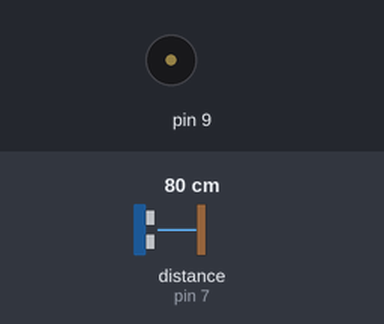
A sketch run on a simulated Arduino Uno, built with avr-gcc and run on an emulated ATmega328P. Shown: buzzer (waves = sounding). Wiring (inferred from the names in the program): ultrasonic range finder: trigger pin 8; echo pin 7. The inputs (shaded band) are chosen by the test bench; at power-on: distance to the obstacle (sensor on pin 7) 80 cm. The echo pulse lasts 58.3 µs per cm; what the sketch prints to the serial monitor is not drawn.

Above: at 2.1 s.
At 5.1 s:
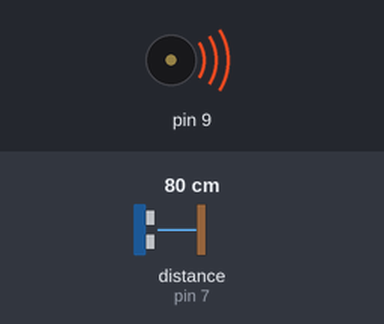
Timing chart, 0 to 8.5 s (numbered marks = the images above):
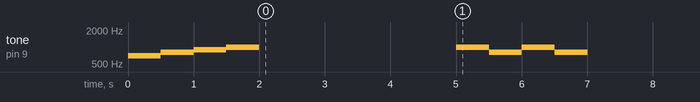

The sketch:

TrapForMonsters.ino
```cpp
// -------------------------------------------------
// Trap for Monsters
// Ulrix Creation © 2016
// Version: 1.4.12
// 2016-10-13
// -------------------------------------------------

#define Trig 8
#define Echo 7

unsigned int impulseTime=0;
unsigned int distance_sm1=0;
unsigned int distance_sm2=0;
unsigned int distance_sz=0; // distance of save zone

void soundOfDanger()
{
    tone(9,1000);
    delay(500);
    tone(9,800);
    delay(500);
    tone(9,1000);
    delay(500);
    tone(9,800);
    delay(500);
    noTone( 9);
    delay(500);
}

void soundOfStart()
{
    tone(9,700);
    delay(500);
    tone(9,800);
    delay(500);
    tone(9,900);
    delay(500);
    tone(9,1000);
    delay(500);
    noTone( 9);
    delay(500);
}

int readSonicData()
{
    // Код дальномера. Тупая задежка, как принято в Arduino. Никаких таймеров.
    digitalWrite( Trig, HIGH);// Подаем импульс на вход trig дальномера
    delayMicroseconds( 10);   // равный 10 микросекундам
    digitalWrite( Trig, LOW); // Отключаем
    impulseTime = pulseIn( Echo, HIGH); // Замеряем длину импульса
    return impulseTime/58; // Пересчитываем в сантиметры
}


void setup()
{
    pinMode( 9, OUTPUT); // пьезо-пищалка инициируем как выход
    pinMode( Trig, OUTPUT); // инициируем как выход
    pinMode( Echo, INPUT); // инициируем как вход
    Serial.begin( 9600);
    distance_sm1 = distance_sm1 = 0;
	while( distance_sm1 != distance_sm1)
    {
		distance_sm1 = readSonicData();
		delay( 4000);
		distance_sm2 = readSonicData();
        if( distance_sm1 == distance_sm2 ) distance_sz = distance_sm2;
    }
    soundOfStart();
    delay( 2500);
}

void loop()
{
    distance_sm1 = readSonicData();

    if( ( distance_sm1 < distance_sz - 6) || ( distance_sm1 > distance_sz + 6))
    {
        soundOfDanger();
        Serial.println( "DANGER : MONSTER DETECTED");
		delay( 1000);
		distance_sz = distance_sm1;
    }
    else
    {
        Serial.println( "INFORMATION : UNDETECTED MOITION");
        delay( 1000);
    }
}
```

Measured:
- by itself, tone on pin 9: plays 700 Hz for 0.50 s, 800 Hz for 0.50 s, 900 Hz for 0.50 s, 1000 Hz for 0.50 s, 1000 Hz for 0.50 s, 800 Hz for 0.50 s … (8 notes in this stretch)
